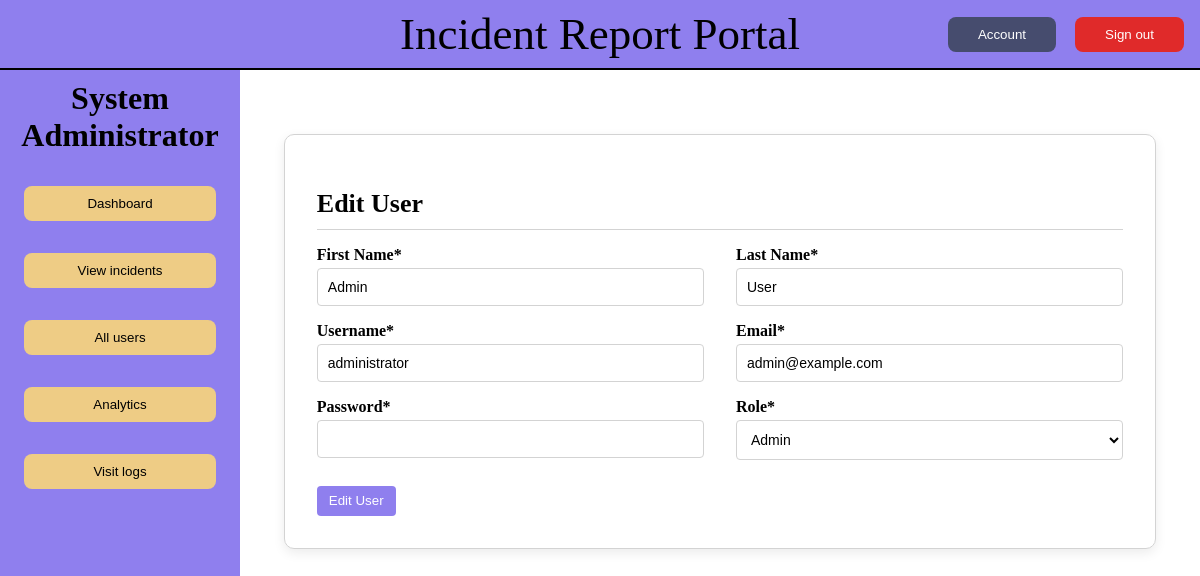
/pages/admin/add_user.php?id=1 (signed in), run on the app's committed database.
### tables this page shows
CREATE TABLE user (
    user_id INT AUTO_INCREMENT PRIMARY KEY,
    role_id INT NOT NULL,
    first_name VARCHAR(50),
    last_name VARCHAR(50),
    username VARCHAR(50) UNIQUE NOT NULL,
    email VARCHAR(255) UNIQUE NOT NULL,
    password_hash VARCHAR(255) NOT NULL,
    created_at DATETIME DEFAULT CURRENT_TIMESTAMP,
    FOREIGN KEY (role_id) REFERENCES role(role_id)
);

### pages/admin/add_user.php (the view, shortened to what this page needs)
<?php
require_once "../../includes/db.php";
$userId = $_POST["user_id"] ?? $_GET["id"] ?? "";
$isEditing = !empty($userId);
$title = !$isEditing ? "Add User" : "Edit User";
$btnText = !$isEditing ? "Create User" : "Edit User";
$first = $last = $username = $email = $roleName = "";
if ($isEditing && $_SERVER["REQUEST_METHOD"] !== "POST") {
  $stmt = $mysqli->prepare("
    SELECT u.first_name, u.last_name, u.username, u.email, r.role
    FROM user u
    JOIN role r ON u.role_id = r.role_id
    WHERE u.user_id = ?
  ");
  $stmt->bind_param("i", $userId);
  $stmt->execute();
  $user = $stmt->get_result()->fetch_assoc();
  $first = $user["first_name"];
  $last = $user["last_name"];
  $username = $user["username"];
  $email = $user["email"];
  $roleName = strtolower($user["role"]);
}
$adminSel = ($roleName === "admin") ? "selected" : "";
$responderSel = ($roleName === "responder") ? "selected" : "";
$reporterSel = ($roleName === "reporter") ? "selected" : "";
$passwordRequired = $isEditing ? "" : "required";
$content = <<<HTML
<section class="add_user_form_container">
  <h2>$title</h2>
HTML;
$content .= <<<HTML
  <form class="add_user_form" id="addUserForm" method="POST" action="add_user.php">
    <input type="hidden" name="user_id" value="$userId">
    <div class="form-row">
      <label for="firstname">First Name*</label>
      <input type="text" id="firstname" name="firstname" value="$first" required >
    </div>
    <div class="form-row">
      <label for="lastname">Last Name*</label>
      <input type="text" id="lastname" name="lastname" value="$last" required>
    </div>
    <div class="form-row">
      <label for="username">Username*</label>
      <input type="text" id="username" name="username" value="$username" required>
    </div>
    <div class="form-row">
      <label for="email">Email*</label>
      <input type="email" id="email" name="email" value="$email" required>
    </div>
    <div class="form-row">
      <label for="password">Password*</label>
      <input type="password" id="password" name="password" $passwordRequired>
    </div>
    <div class="form-row">
      <label for="role">Role*</label>
      <select id="role" name="role" required>
        <option value="">Select a role</option>
        <option value="admin" $adminSel >Admin</option>
        <option value="responder" $responderSel>Responder</option>
        <option value="reporter" $reporterSel>Reporter</option>
      </select>
    </div>
    <button type="submit" class="add-user-submit">$btnText</button>
  </form>
</section>
HTML;
require "../../includes/layout.php";
?>

### css/main.css (style rules this page uses)
body { display: grid; grid-template-columns: 15rem auto; grid-template-rows: auto 1fr; height: 100vh; width: 100vw; margin: 0; }

### css/incident_form.css (style rules this page uses)
form > button { background-color: var(--primary-bt-color); margin-top: 5px; border: 1px; border-radius: 5px; height: 30px; }

### css/global.css (style rules this page uses)
:root { --primary-bg-color: #8f7fee; --primary-bg-hover-color: #7541ef; --primary-bt-color: #eecc85; --primary-bt-hover-color: #e6b863; --primary-bt-delete-color: #e02a2a; --primary-bt-delete-hover-color: #b32222; }

### css/add_user.css (style rules this page uses)
.add_user_form_container { width: 90%; max-width: 900px; margin: 2rem auto; padding: 2rem; background: var(--card-bg); border: 1px solid lightgray; border-radius: 10px; box-shadow: 0px 4px 12px rgba(0, 0, 0, 0.08); display: flex; flex-direction: column; }
.add_user_form_container h2 { margin-bottom: 1rem; color: var(--text-color); font-size: 26px; padding-bottom: 10px; border-bottom: 1px solid lightgray; }
.add_user_form { display: grid; grid-template-columns: 1fr 1fr; gap: 1rem 2rem; }
.form-row { display: flex; flex-direction: column; }
.form-row label { margin-bottom: 4px; font-weight: 600; color: var(--text-light-color); }
.form-row input, .form-row select { padding: 10px; border-radius: 4px; border: 1px solid lightgray; background: white; font-size: 14px; }
.add-user-submit { grid-column: 1 / 3; background: var(--primary-bg-color); color: white; padding: 6px 12px; border-radius: 4px; border: none; cursor: pointer; transition: 0.2s; width: fit-content; margin-top: 10px; }

### data on the page
user: firstname "Admin", lastname "User", username "administrator", email "admin@example.com"

### other printed values
$title "Edit User"
$btnText "Edit User"
